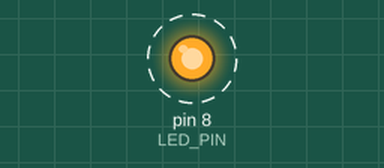
This sketch was run on a simulated Arduino Uno, built with avr-gcc and run on an emulated ATmega328P. On the bench: output pins drawn as LEDs (lit = HIGH). Dashed ring = blinking. What the sketch prints to the serial monitor is not drawn.

Above: at 2.0 s.
Timing chart, 0 to 6.1 s (numbered marks = the images above):
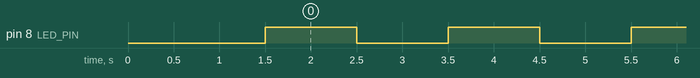

The sketch:

blink_1s.ino
```cpp
#define LED_PIN 8
#define LED_ON_MS 1000
#define LED_OFF_MS 1000

void setup() {
  pinMode(LED_PIN, OUTPUT);
  digitalWrite(LED_PIN, LOW);

  Serial.begin(115200);
  delay(1500);
  Serial.println();
  Serial.println("Firmware: LED parpadeo 1s");
  Serial.print("LED_PIN: GPIO");
  Serial.println(LED_PIN);
}

void loop() {
  digitalWrite(LED_PIN, HIGH);
  delay(LED_ON_MS);

  digitalWrite(LED_PIN, LOW);
  delay(LED_OFF_MS);
}
```

Measured:
- by itself, pin 8 (LED_PIN): alternates HIGH for 1.0 s and LOW for 1.0 s
